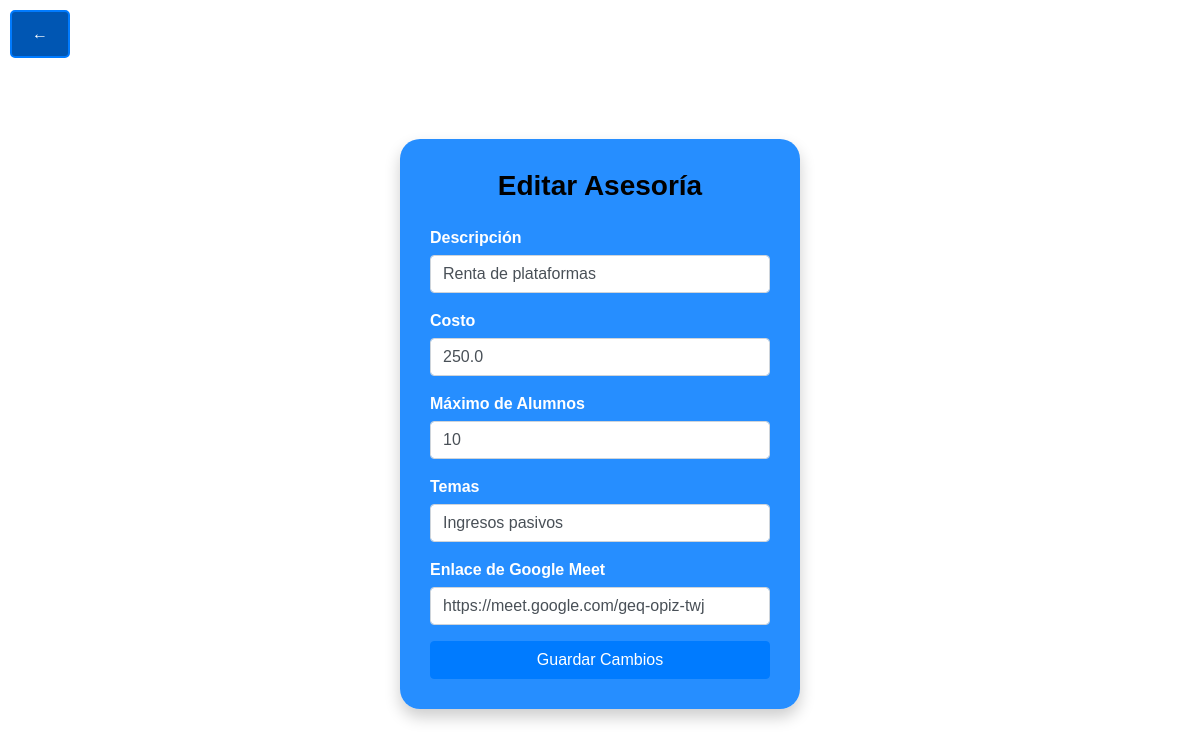
Page /editar_asesoria/9 (signed in) on the committed database.
### ProyectoWeb/app.py (models this page shows)
class Asesoria(db.Model):
    id = db.Column(db.Integer, primary_key=True)
    descripcion = db.Column(db.String(200), nullable=False)
    costo = db.Column(db.Float, nullable=False)
    max_alumnos = db.Column(db.Integer, nullable=False)
    temas = db.Column(db.String(200), nullable=False)
    maestro_id = db.Column(db.Integer, db.ForeignKey('user.id'), nullable=False)
    alumnos = db.relationship('User', secondary=asesoria_alumno, back_populates='asesorias')
    total_pagado = db.Column(db.Float, default=0.0)
    meet_link = db.Column(db.String(200), nullable=True)

### ProyectoWeb/app.py (the view, shortened to what this page needs)
@app.route('/editar_asesoria/<int:id>', methods=['GET', 'POST'])
@login_required
def editar_asesoria(id):
    asesoria = Asesoria.query.get_or_404(id)
    if asesoria.maestro_id != current_user.id:
        flash('No tienes permiso para editar esta asesoría.')
        return redirect(url_for('ver_asesorias_totales'))
    return render_template('editar_asesoria.html', asesoria=asesoria)

### ProyectoWeb/app.py (called while the page is built)
@login_manager.user_loader
def load_user(user_id):
    return User.query.get(int(user_id))

### ProyectoWeb/templates/editar_asesoria.html (shortened to what this page needs)
{% extends 'base.html' %}
{% block content %}
<div class="container-fluid">
    <button class="btn btn-custom btn-back" style="position: absolute; top: 10px; left: 10px;" onclick="window.history.back();">←</button>
    <div class="login-box mt-5">
        <h2 class="text-center mb-4">Editar Asesoría</h2>
        <form method="POST" action="{{ url_for('editar_asesoria', id=asesoria.id) }}">
            <div class="form-group">
                <label for="descripcion">Descripción</label>
                <input type="text" class="form-control" id="descripcion" name="descripcion" value="{{ asesoria.descripcion }}" required>
            </div>
            <div class="form-group">
                <label for="costo">Costo</label>
                <input type="number" class="form-control" id="costo" name="costo" value="{{ asesoria.costo }}" required>
            </div>
            <div class="form-group">
                <label for="max_alumnos">Máximo de Alumnos</label>
                <input type="number" class="form-control" id="max_alumnos" name="max_alumnos" value="{{ asesoria.max_alumnos }}" required>
            </div>
            <div class="form-group">
                <label for="temas">Temas</label>
                <input type="text" class="form-control" id="temas" name="temas" value="{{ asesoria.temas }}" required>
            </div>
            <div class="form-group">
                <label for="meet_link">Enlace de Google Meet</label>
                <input type="url" class="form-control" id="meet_link" name="meet_link" value="{{ asesoria.meet_link }}" required>
            </div>
            <button type="submit" class="btn btn-primary btn-block">Guardar Cambios</button>
        </form>
    </div>
</div>
{% endblock %}

### ProyectoWeb/static/style.css (style rules this page uses)
body { margin: 0; padding: 0; height: 100vh; background: url('/static/Fondo1.jpeg') no-repeat center center fixed; background-size: cover; font-family: Arial, sans-serif; }
.container-fluid { display: flex; justify-content: center; align-items: center; height: 100vh; }
.login-box { background-color: rgba(0, 123, 255, 0.85); padding: 30px; border-radius: 20px; box-shadow: 0 8px 16px rgba(0, 0, 0, 0.2); width: 400px; backdrop-filter: blur(10px); color: white; }
h2 { margin-bottom: 20px; font-size: 28px; font-weight: bold; color: black; }
label { display: block; margin-bottom: 5px; font-weight: bold; color: white; }
input, select { width: 100%; padding: 12px; margin-bottom: 15px; border: 1px solid #ccc; border-radius: 10px; color: black; }
button { background-color: white; color: #007BFF; border: none; padding: 12px; border-radius: 10px; cursor: pointer; font-weight: bold; }
.btn-custom { background-color: #0056b3; color: white; border: 2px solid #007BFF; padding: 10px 20px; border-radius: 5px; }
.btn-back { position: absolute; top: 10px; left: 10px; z-index: 1; }
.text-center { text-align: center; font-weight: bold; }
.mb-4 { margin-bottom: 1.5rem; }

### rows in the picture
Asesoria: descripcion "Renta de plataformas", costo "250.0", max_alumnos "10", temas "Ingresos pasivos", meet_link "https://meet.google.com/geq-opiz-twj"
